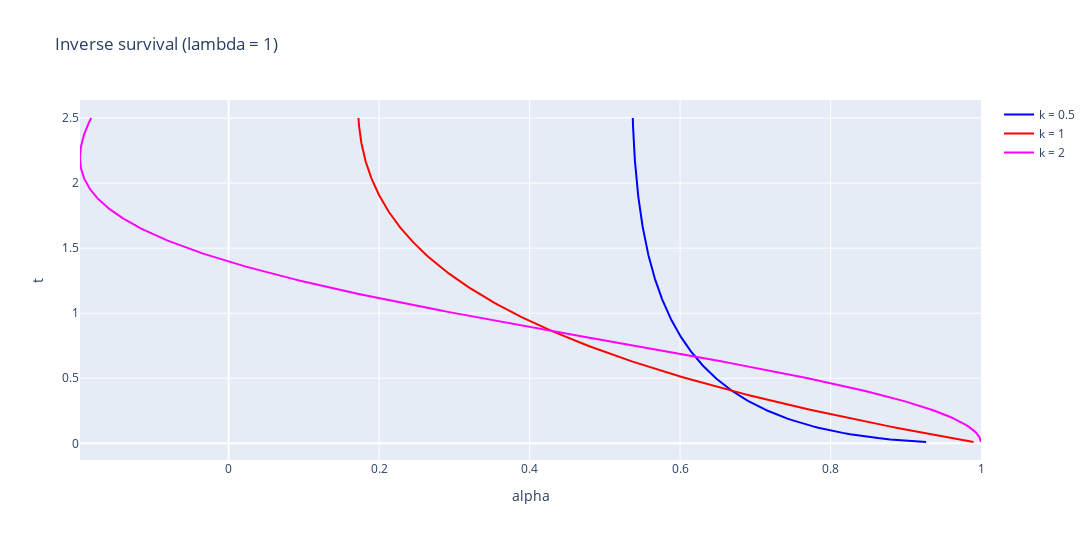

Source (notebook cell):
### Markdown cell above
##### S^-1(alpha)

### Code cell
# @title Inverse survival function
plot([1-i for i in y05], [1-i for i in y1], [1-i for i in y2], x, x, x, "alpha", "t", "Inverse survival (lambda = 1)")

### Figure 1 — Plotly figure (JSON) as saved in the notebook; plotly's stock layout.template omitted (floating-point values rounded to 4 significant figures; data arrays with more than 128 entries replaced by an {"elided": "..."} marker saying what was removed)
{"data": [{"marker": {"color": "blue"}, "mode": "lines", "name": "k = 0.5", "type": "scatter", "x": {"elided": "250 float values"}, "y": {"elided": "250 float values"}}, {"marker": {"color": "red"}, "mode": "lines", "name": "k = 1", "type": "scatter", "x": {"elided": "250 float values"}, "y": {"elided": "250 float values"}}, {"marker": {"color": "magenta"}, "mode": "lines", "name": "k = 2", "type": "scatter", "x": {"elided": "250 float values"}, "y": {"elided": "250 float values"}}], "layout": {"height": 540, "title": {"text": "Inverse survival (lambda = 1)"}, "width": 1152, "xaxis": {"title": {"text": "alpha"}}, "yaxis": {"title": {"text": "t"}}}}
